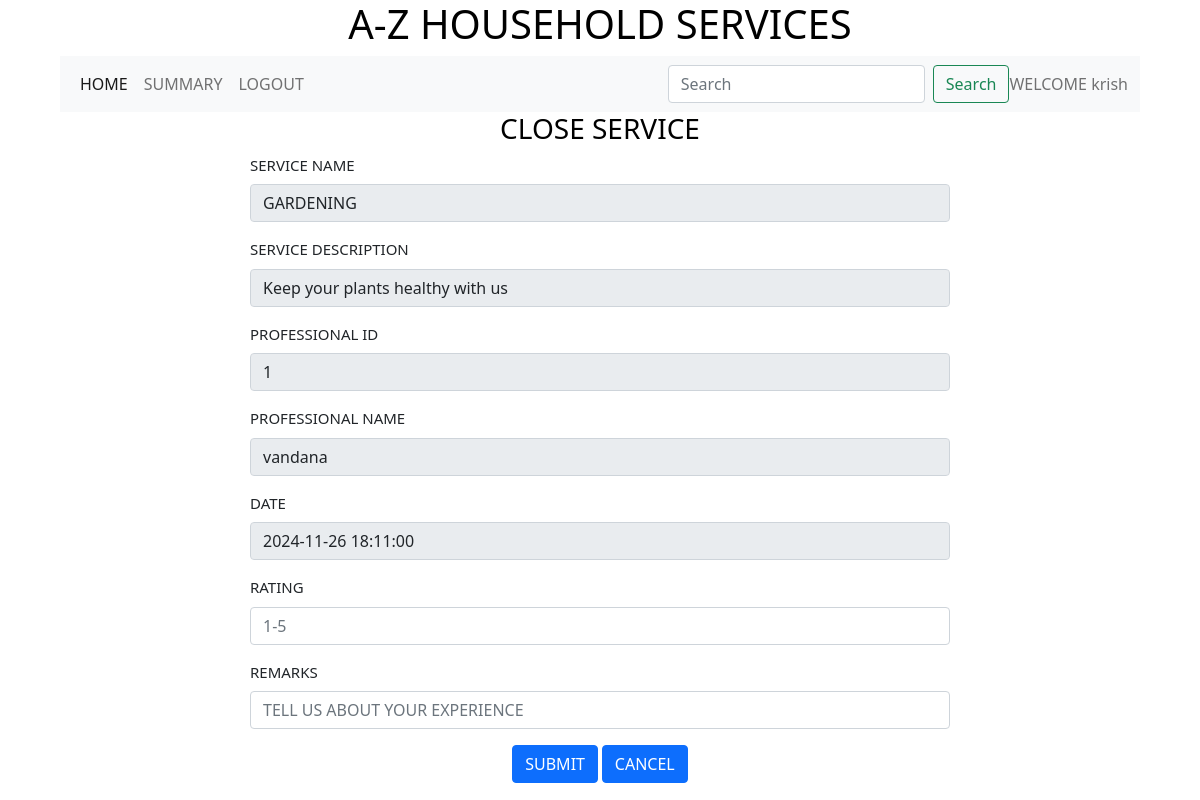
The page /close_service_request/1/1 on the database as committed earlier.
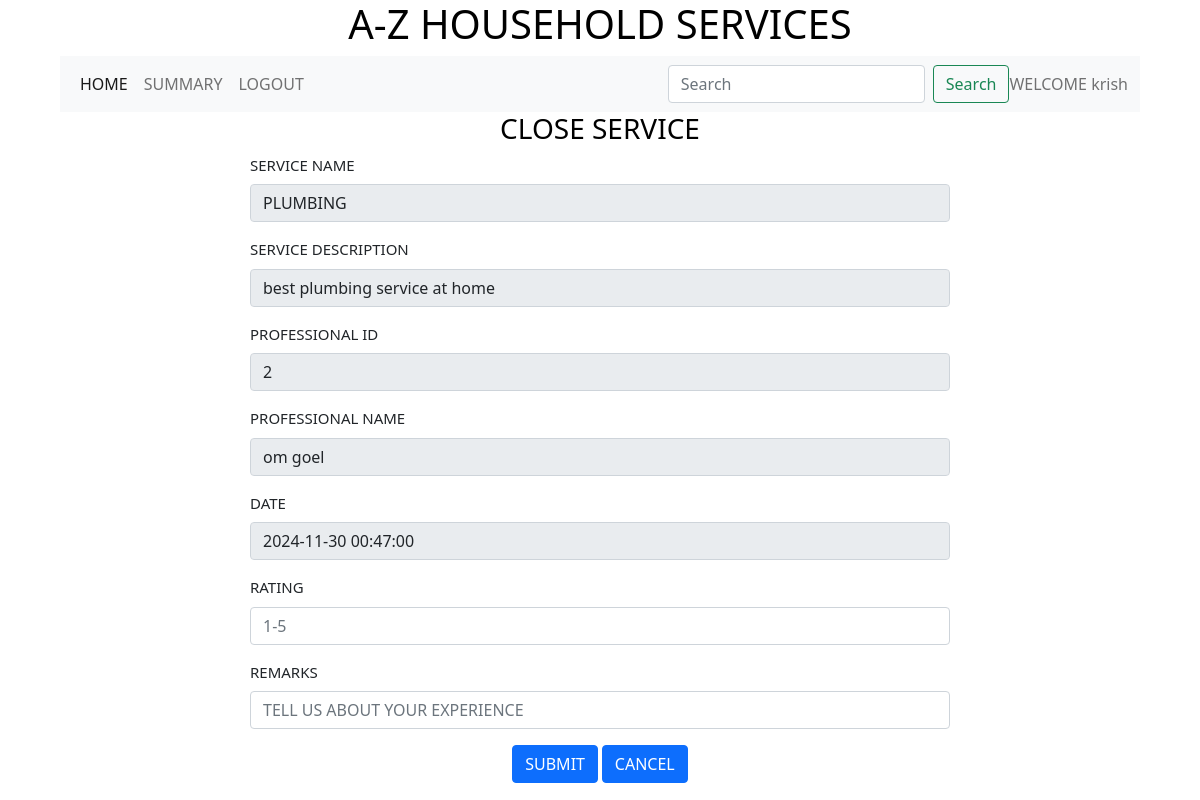
The same page on the database as committed later.
### backend/models.py (models this page shows)
class Customer(db.Model):
    __tablename__ ="customer"
    id = db.Column(db.Integer,primary_key=True)
    full_name = db.Column(db.String)
    address = db.Column(db.String)
    pincode = db.Column(db.Integer)
    service_requests = db.relationship("Service_request",cascade="all,delete",backref="customer",lazy = True)

class Service(db.Model):
    __tablename__ ="service"
    id = db.Column(db.Integer,primary_key=True)
    name = db.Column(db.String)
    description = db.Column(db.String)
    base_price = db.Column(db.Float)
    time_required = db.Column(db.Integer)
    service_requests = db.relationship("Service_request",cascade="all,delete",backref="service",lazy = True)
    professionals = db.relationship("Professional",cascade="all,delete",backref="service",lazy = True)
    service_pic_url = db.Column(db.String,nullable=True,default="None")

class Professional(db.Model):
    __tablename__ ="professional"
    id = db.Column(db.Integer,primary_key=True)
    full_name = db.Column(db.String)
    experience = db.Column(db.Integer)
    address = db.Column(db.String)
    pincode = db.Column(db.Integer)
    service_requests = db.relationship("Service_request",cascade="all,delete",backref="professional",lazy = True)
    service_id = db.Column(db.Integer, db.ForeignKey("service.id"),nullable = False)

class Service_request(db.Model):
    __tablename__ ="service_request"
    id = db.Column(db.Integer,primary_key=True)
    status  = db.Column(db.String,default ="PENDING" )
    date = db.Column(db.DateTime)
    rating = db.Column(db.Integer)
    remark = db.Column(db.String)
    service_id = db.Column(db.Integer, db.ForeignKey("service.id"),nullable = False)
    customer_id = db.Column(db.Integer, db.ForeignKey("customer.id"),nullable = False)
    professtional_id = db.Column(db.Integer, db.ForeignKey("professional.id"))

### backend/controllers.py (the view, shortened to what this page needs)
@app.route("/close_service_request/<id>/<service_request_id>",methods = ["GET","POST"])
def close_service_request(id,service_request_id):
    service_request = Service_request.query.filter_by(id=service_request_id).first()
    professtional_id = service_request.professtional_id
    professional = Professional.query.filter_by(id=professtional_id).first()
    service_id = service_request.service_id
    service =Service.query.filter_by(id=service_id).first()
    customer = get_customer(id)
    return render_template("close_service_request.html",professional=professional,id=id,service_request=service_request,service=service,customer=customer,service_request_id=service_request_id)

### backend/controllers.py (called while the page is built)
def get_customer(id):
    customer = Customer.query.filter_by(id=id).first()
    return customer

### templates/close_service_request.html
{%extends "customer_layout.html"%}
{%block content%}
                <div class ="center"><h3>CLOSE SERVICE</h3></div>
                <form action ="/close_service_request/{{id}}/{{service_request_id}}" method ="POST">
                    <div class = "input_form1">
                        <div class="mb-3">
                            <label for="name" class="form-label">SERVICE NAME</label>
                            <input type="text" class="form-control" name ="name" id="name" value="{{service.name}}" readonly>
                        </div>
                        <div class="mb-3">
                            <label for="description" class="form-label">SERVICE DESCRIPTION</label>
                            <input type="text" class="form-control" name ="description" id="description" value="{{service.description}}" readonly>
                        </div>
                        <div class="mb-3">
                            <label for="professional_id" class="form-label">PROFESSIONAL ID</label>
                            <input type="number" class="form-control" name ="professional_id" id="professional_id" value="{{professional.id}}" readonly>
                        </div>
                        <div class="mb-3">
                            <label for="professional_full_name" class="form-label">PROFESSIONAL NAME</label>
                            <input type="text" class="form-control" name ="professional_full_name" id="professional_full_name" value ="{{professional.full_name}}" readonly>
                        </div>
                        <div class="mb-3">
                            <label for="service_request_date" class="form-label">DATE</label>
                            <input type="datetime" class="form-control" name ="service_request_date" id="service_request_date" value ="{{service_request.date}}" readonly>
                        </div>
                        <div class="mb-3">
                            <label for="service_rating" class="form-label">RATING</label>
                            <input type="number" class="form-control" name ="service_rating" id="service_rating" placeholder="1-5">
                        </div>
                        <div class="mb-3">
                            <label for="service_remark" class="form-label">REMARKS</label>
                            <input type="text" class="form-control" name ="service_remark" id="service_remark" placeholder="TELL US ABOUT YOUR EXPERIENCE">
                        </div>
                        <div class="mb-3">
                            <div class ="center"><button type="submit" class="btn btn-primary">SUBMIT</button>
                            <a href="/customer/{{id}}" type="button" class="btn btn-primary">CANCEL</a></div>
                        </div>
                    </div>
                </form>
{%endblock%}

### templates/customer_layout.html (shortened to what this page needs)
<!DOCTYPE html>
<html>
    <head>
        <link rel ="stylesheet" href="/static/styles/main.css">
        <link href ="https://cdn.jsdelivr.net/npm/bootstrap@5.0.2/dist/css/bootstrap.min.css" rel="stylesheet">
    </head>
    <body>
        <div class = "my_container">
            <div class ="center"><h1>A-Z HOUSEHOLD SERVICES</h1></div>
            <div class ="my_panel">
                <nav class="navbar navbar-expand-lg navbar-light bg-light">
                    <div class="container-fluid">
                      <div class="collapse navbar-collapse" id="navbarText">
                        <ul class="navbar-nav me-auto mb-2 mb-lg-0">
                          <li class="nav-item">
                            <a class="nav-link active" aria-current="page" href="/customer/{{id}}">HOME</a>
                          </li>
                          <li class="nav-item">
                            <a class="nav-link" href="/customer_summary/{{id}}">SUMMARY</a>
                          </li>
                          <li class="nav-item">
                            <a class="nav-link" href="/login">LOGOUT</a>
                          </li>
                        </ul>
                        <form class="d-flex" method ="POST" action="/search_c/{{id}}">
                          <input class="form-control me-2" type="search" placeholder="Search" aria-label="Search" name ="search_txt" id ="search_txt">
                          <button class="btn btn-outline-success" type="submit">Search</button>
                        </form>
                        <span class="navbar-text">
                          WELCOME {{customer.full_name}}
                        </span>
                      </div>
                    </div>
                </nav>
                 {%block content%}
                 {%endblock%}
            </div>
        </div>
    </body>
</html>

### static/styles/main.css (style rules this page uses)
.my_panel { width: 90%; margin: auto; height: auto; }
.input_form1 { width: 700px; height: 300px; margin: auto; margin-top: auto; padding: 20 px; border-radius: 10px; font-size: 15px; text-align: justify; }
.center { text-align: center; margin: auto; color:black }

Rows that differ between the two databases and show on the page:
no longer on this page (row edited): Service: name "GARDENING", description "Keep your plants healthy with us"
removed Professional: professional_id "1", professional_full_name "vandana"
now on this page (row edited): Service: name "PLUMBING", description "best plumbing service at home"
now on this page (row edited): Professional: professional_id "2", professional_full_name "om goel"
changed Service_request: service_request_date "2024-11-26 18:11:00" → "2024-11-30 00:47:00"
